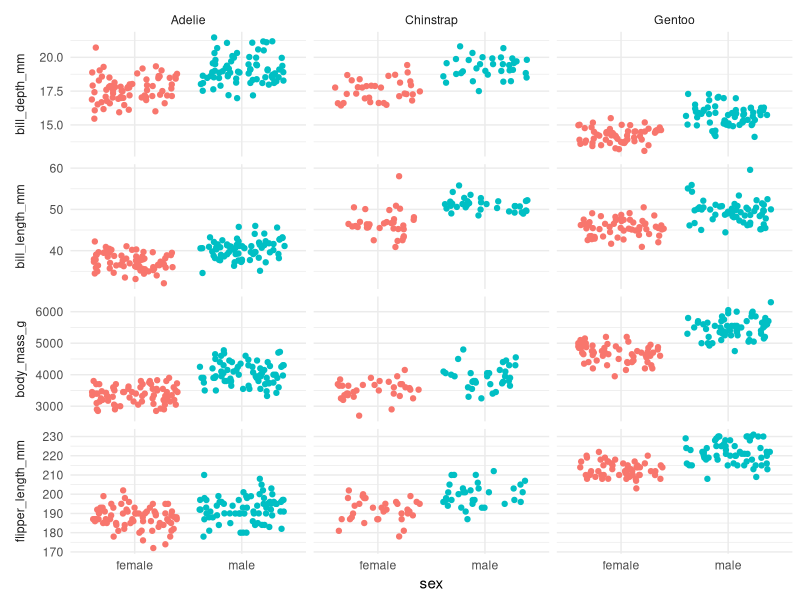
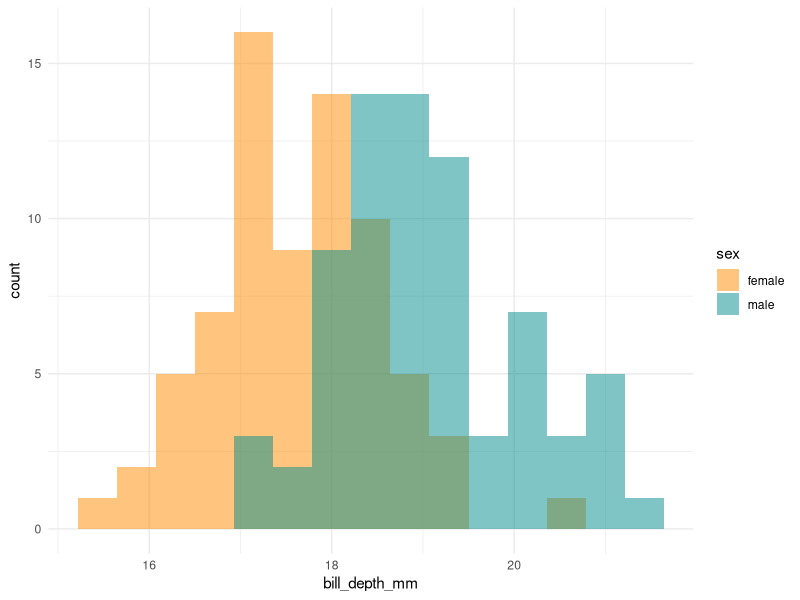
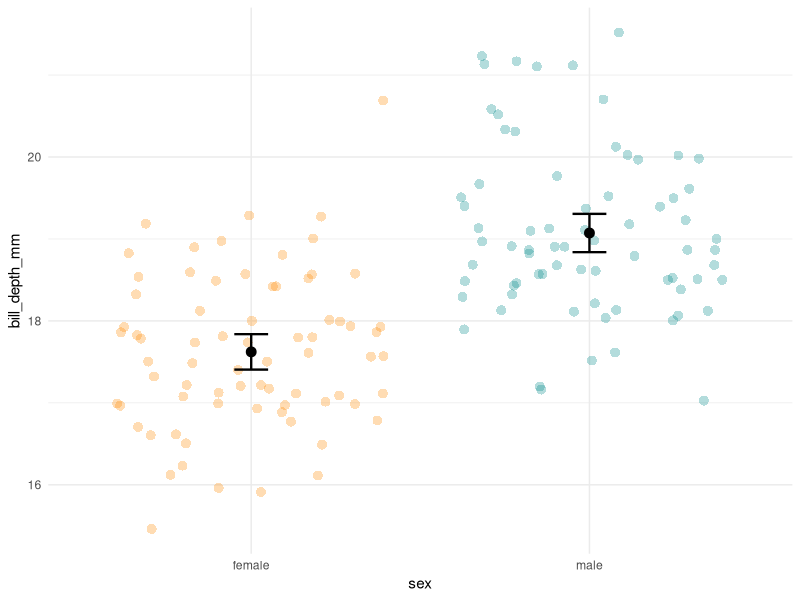

The R script that drew these images, in order:
## download packages
install.packages("palmerpenguins")
library(tidyverse)
library(palmerpenguins)
data("penguins")
str(penguins)

## penguin tables

adelie_bill_depth <-
  penguins %>% 
  filter(species == "Adelie") %>% 
  select(sex, bill_depth_mm) %>% 
  filter(complete.cases(.)) %>% 
  print()

adelie_bill_depth_summary <-
  adelie_bill_depth %>% 
  group_by(sex) %>% 
  summarize(
    n = n(),
    mean = mean(bill_depth_mm),
    sd = sd(bill_depth_mm),
    sem = sd/sqrt(n),
    upper = mean + 1.96 * sem,
    lower = mean - 1.96 * sem
  ) %>% 
  print()


## graphing penguins

penguins %>% 
  select(
    species,
    sex,
    bill_length_mm, 
    bill_depth_mm, 
    flipper_length_mm, 
    body_mass_g
  ) %>% 
  pivot_longer(
    col = where(is.numeric),
    names_to = "variable", 
    values_to = "value"
  ) %>% 
  filter(complete.cases(.)) %>% 
  ggplot(mapping = aes(x = sex, y = value)) +
  geom_jitter(aes(color = sex)) +
  facet_grid(variable ~ species, scales = "free_y", switch = "y") +
  labs(y = NULL) +
  guides(color = "none") +
  theme_minimal() +
  theme(strip.placement = "outside")

adelie_bill_depth %>% 
  ggplot(aes(x = bill_depth_mm)) +
  geom_histogram(
    aes(fill = sex), 
    bins = 15, 
    alpha = 0.5, 
    position = "identity"
  ) +
  scale_fill_manual(values = c("darkorange","cyan4")) +
  theme_minimal()

adelie_bill_depth %>% 
  ggplot(aes(x = sex, y = bill_depth_mm)) +
  geom_jitter(aes(color = sex), 
              shape = 16, size = 3, 
              alpha = 0.3, width = 0.4) +
  geom_errorbar(aes(y = mean, ymax = upper, ymin = lower), 
                data = adelie_bill_depth_summary, 
                width = .1, size = .8) +
  geom_point(aes(y = mean), 
             data = adelie_bill_depth_summary, 
             size = 3) +
  scale_color_manual(values = c("darkorange","cyan4")) +
  theme_minimal() +
  guides(color = "none")


##t-test
t.test(formula = bill_depth_mm ~ sex, data = adelie_bill_depth)


